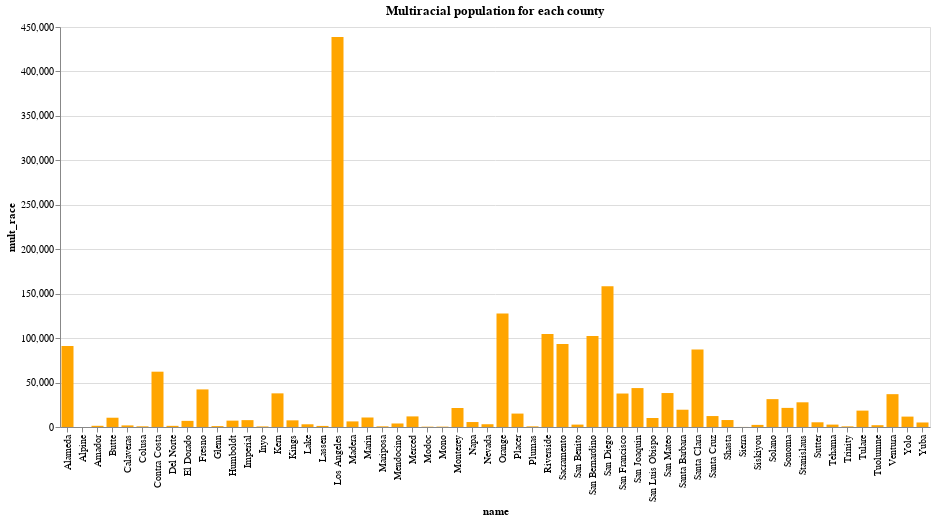

The notebook cell saved with this chart:
### Markdown cell above
#### Add more features: color, line width, title, size

### Code cell
alt.Chart(demo).mark_bar(color="orange", size=12).encode(
    x="name", y="mult_race"
).properties(width=870, height=400, title="Multiracial population for each county")
